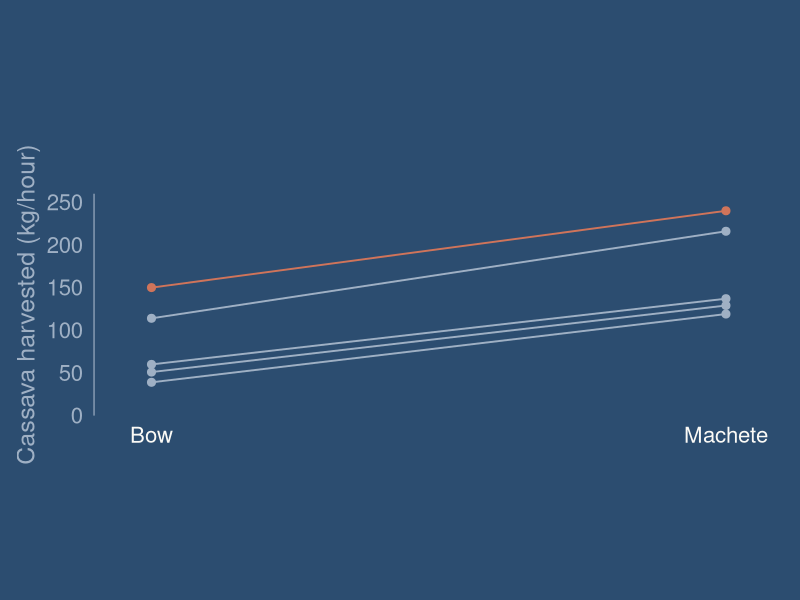
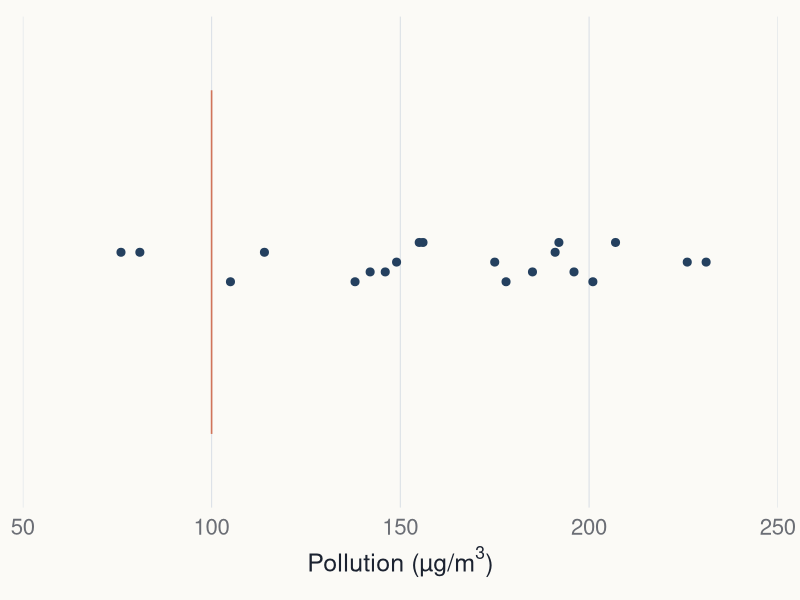
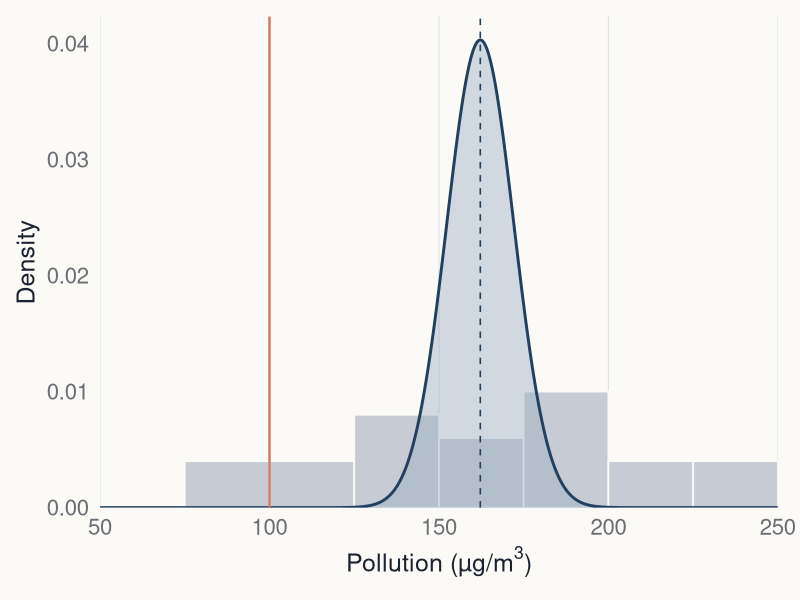
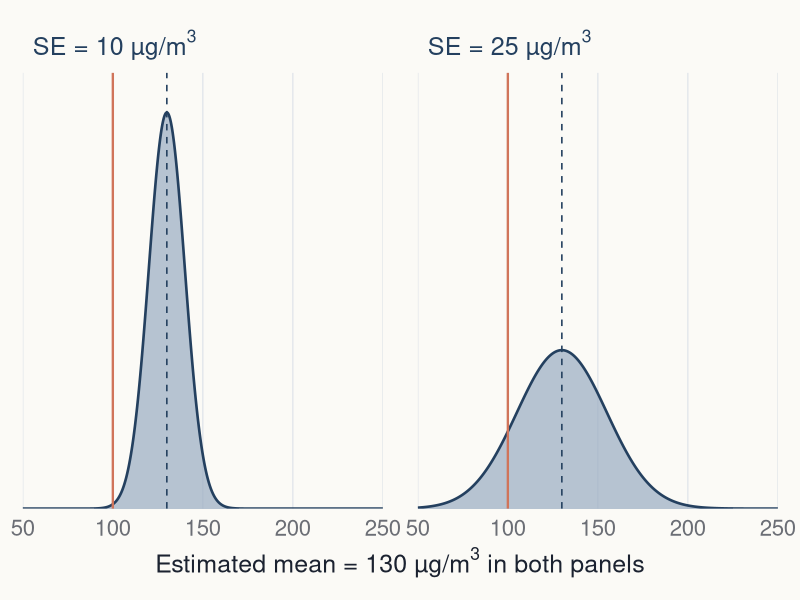
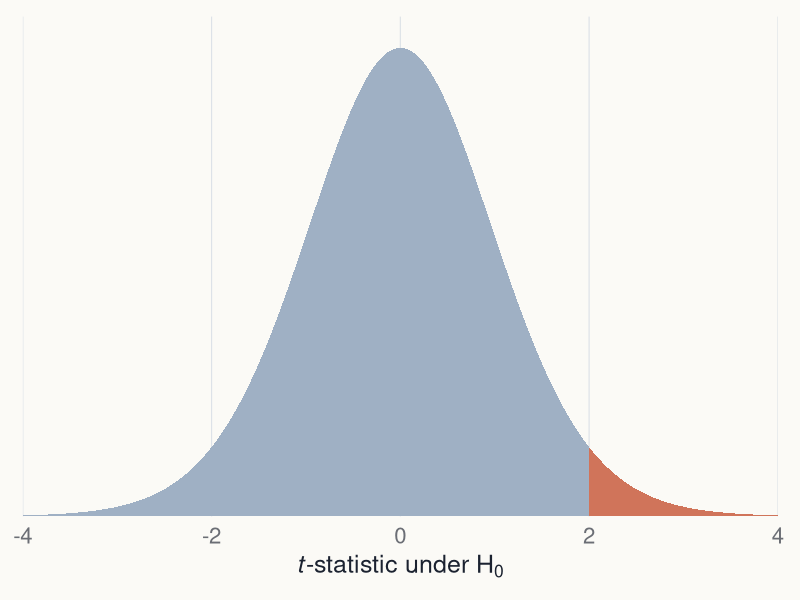
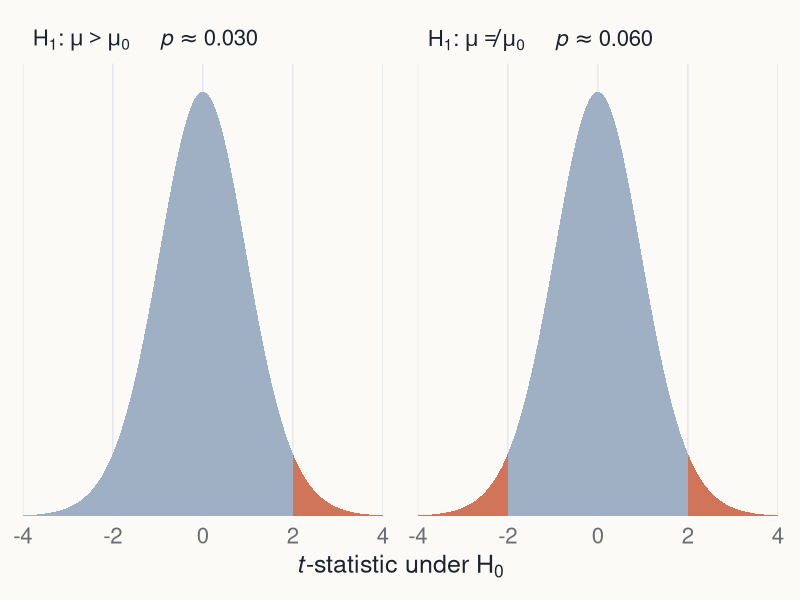
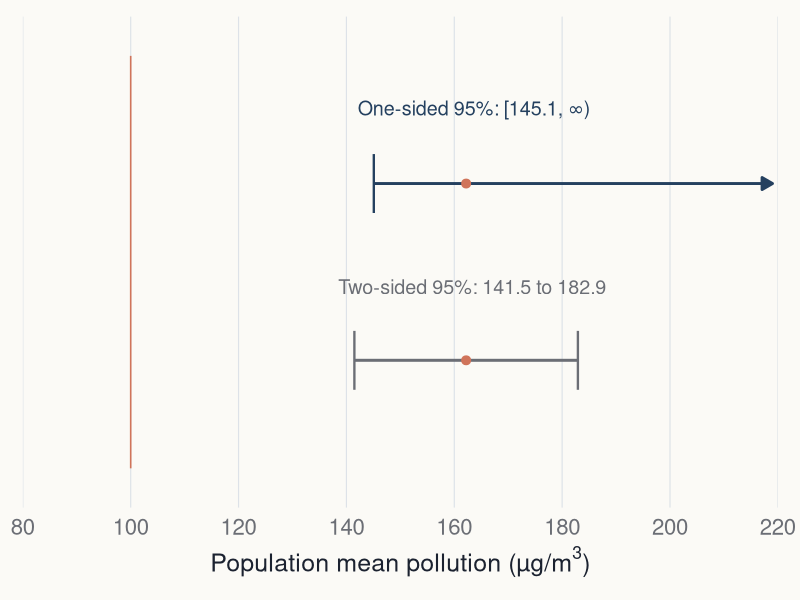
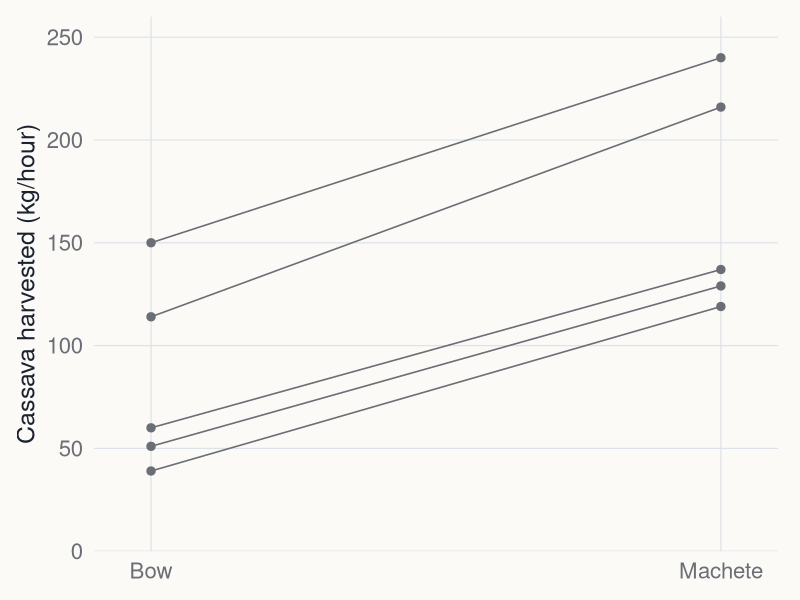

Reproduce these figures in R, in order.
# BB852 t-test lecture: R code for every statistical figure
# -----------------------------------------------------------
# Recreates the lecture's statistical figures in ggplot2, using the BB852
# theme shared with the other lecture_figures generators.
#
# Data source:
# https://jonesor.github.io/BB852_Book/t-test-comparing-two-means.html
# Reaction times: classData.csv, Year 2019, recorded Gender Female/Male.
# The data are typed in below so the script needs no external files.
#
# Run from the repository root:
# source("lecture_figures/t-tests/generate_figures.R")
#
# PNG files are written to lecture_figures/t-tests/output/<layout>/.
# Each ggplot object is also retained in the named list `plots`.
# Object and file names use the slide numbers of the current lecture deck
# (BB852_t_tests_Context_Data_Analysis), e.g. plots$slide_23_reaction_times.
#
# Labels use plotmath (e.g. m^3, H[0], mu) and \u escapes (e.g. \u00b5, the
# micro sign) rather than typed Unicode symbols, so the script stays plain ASCII.
# Pollution values are concentrations in air, in micrograms per cubic metre.


# Load packages -----------------------------------------------------------

library(ggplot2)
library(ragg)


# Define the BB852 theme and export functions -----------------------------
# Palette and theme match lecture_figures/randomisation_tests.

bb852 <- list(
  bg       = "#FBFAF6",
  text     = "#1B2230",
  muted    = "#6B6E75",
  grid     = "#DDE2E8",
  axis     = "#BCC6D2",
  slate    = "#24405F",
  coral    = "#D0745A",
  teal     = "#2A7F76",
  grey     = "#6B6E75",
  light    = "#9FB0C4",
  panel    = "#EDEFF1",
  cover    = "#2C4D70"
)

available_fonts <- unique(systemfonts::system_fonts()$family)
bb852_font <- if ("Avenir Next" %in% available_fonts) {
  "Avenir Next"
} else {
  "Helvetica"
}

theme_bb852 <- function(
    base_size = 18,
    base_family = bb852_font
) {
  theme_minimal(
    base_size = base_size,
    base_family = base_family
  ) +
    theme(
      plot.background = element_rect(
        fill = bb852$bg, colour = NA
      ),
      panel.background = element_rect(
        fill = bb852$bg, colour = NA
      ),
      panel.grid.major = element_line(
        colour = bb852$grid, linewidth = 0.4
      ),
      panel.grid.minor = element_blank(),
      axis.title = element_text(
        colour = bb852$text, size = base_size
      ),
      axis.text = element_text(
        colour = bb852$muted, size = base_size - 2
      ),
      axis.ticks = element_blank(),
      legend.position = "none",
      strip.text = element_text(
        colour = bb852$text,
        size = base_size - 2,
        face = "bold",
        hjust = 0
      ),
      plot.title = element_blank(),
      plot.subtitle = element_blank(),
      plot.caption = element_blank(),
      plot.margin = margin(12, 16, 12, 12)
    )
}

# Horizontal displays without a meaningful y-axis.
no_y_axis <- function() {
  theme(
    axis.title.y = element_blank(),
    axis.text.y = element_blank(),
    panel.grid.major.y = element_blank()
  )
}

# Sizes (inches) match the figure placeholders in the BB852 slide theme.
bb852_sizes <- list(
  full     = c(11.73, 3.95),
  takeaway = c(7.40, 4.25),
  half     = c(5.57, 4.25),
  cover    = c(5.43, 7.50)
)

output_root <- file.path("lecture_figures", "t-tests", "output")

save_bb852 <- function(plot, filename, layout = "half", bg = bb852$bg) {
  size <- bb852_sizes[[layout]]
  if (is.null(size)) {
    stop(
      "layout must be one of: ",
      paste(names(bb852_sizes), collapse = ", ")
    )
  }
  output_directory <- file.path(output_root, layout)
  dir.create(output_directory, recursive = TRUE, showWarnings = FALSE)
  ggsave(
    file.path(output_directory, paste0(filename, ".png")),
    plot,
    width = size[1],
    height = size[2],
    units = "in",
    dpi = 300,
    device = ragg::agg_png,
    bg = bg
  )
  invisible(filename)
}


# Data ----------------------------------------------------------------------

pollution <- data.frame(ugm3 = c(
  105, 196, 226, 81, 156, 201, 142, 149, 191, 192,
  178, 185, 231, 76, 207, 138, 146, 175, 114, 155
))
# This is a hypothetical teaching threshold, not a regulatory standard.
threshold <- 100

wide <- data.frame(
  subjectID = 1:5,
  bow = c(39, 114, 150, 51, 60),
  machete = c(119, 216, 240, 129, 137)
)
wide$difference <- wide$machete - wide$bow
paired_long <- rbind(
  data.frame(subjectID = wide$subjectID, tool = "Bow", amount = wide$bow),
  data.frame(subjectID = wide$subjectID, tool = "Machete", amount = wide$machete)
)
paired_long$tool <- factor(paired_long$tool, levels = c("Bow", "Machete"))

female <- c(.2828, .3822, .259, .364, .3226, .306, .3, .294, .313,
            .28, .4022, .3968, .5738, .417, .273, .3314, .385, .388)
male <- c(.251, .31, .265, .2938, .258, .235, .2914, .2644,
          .37, .291, .44, .317, .3321, .368, .267)
reaction <- data.frame(
  Gender = factor(rep(c("Female", "Male"), c(length(female), length(male))),
                  levels = c("Female", "Male")),
  Reaction = c(female, male)
)

# Compute results directly rather than typing rounded values into figures.
pollution_test <- t.test(pollution$ugm3, mu = threshold, alternative = "greater")
paired_test <- t.test(wide$machete, wide$bow, paired = TRUE)
reaction_test <- t.test(Reaction ~ Gender, data = reaction, var.equal = FALSE)
mean_difference_ms <- unname(reaction_test$estimate[1] - reaction_test$estimate[2]) * 1000
reaction_ci_ms <- unname(reaction_test$conf.int) * 1000

plots <- list()


# Slide 1: title-slide chart --------------------------------------------------
# The full image fills the right-hand cover placeholder. The large top/bottom
# margins place the chart centrally, as in the PowerPoint.

cover_data <- paired_long
cover_data$highlight <- ifelse(cover_data$subjectID == 3, "highlight", "other")
plots$slide_01_cover <- ggplot(cover_data, aes(tool, amount, group = subjectID,
                                               colour = highlight)) +
  geom_line(linewidth = 0.65) +
  geom_point(size = 2.4) +
  scale_colour_manual(values = c(highlight = bb852$coral, other = bb852$light)) +
  scale_y_continuous(limits = c(0, 260), breaks = seq(0, 250, 50),
                     expand = expansion(mult = 0)) +
  scale_x_discrete(expand = expansion(add = 0.1)) +
  labs(x = NULL, y = "Cassava harvested (kg/hour)") +
  theme_bb852() +
  theme(
    plot.background = element_rect(fill = bb852$cover, colour = NA),
    panel.background = element_rect(fill = bb852$cover, colour = NA),
    panel.grid.major = element_blank(),
    axis.line.y = element_line(colour = bb852$light, linewidth = 0.4),
    axis.title = element_text(colour = bb852$light),
    axis.text.y = element_text(colour = bb852$light),
    axis.text.x = element_text(colour = bb852$bg),
    plot.margin = margin(140, 12, 110, 12)
  )


# Slide 6: raw pollution measurements ----------------------------------------
# Deterministic vertical offsets reproduce the presentation without random jitter.

pollution$offset <- .46 + ((seq_len(nrow(pollution)) - 1) %% 5) * .02
plots$slide_06_pollution <-ggplot(pollution, aes(ugm3, offset)) +
  annotate("segment", x = threshold, xend = threshold, y = .15, yend = .85,
           colour = bb852$coral, linewidth = .55) +
  geom_point(colour = bb852$slate, size = 2.4) +
  scale_x_continuous(limits = c(50, 250), breaks = seq(50, 250, 50),
                     expand = expansion(mult = 0)) +
  scale_y_continuous(limits = c(0, 1), expand = expansion(mult = 0)) +
  labs(x = expression("Pollution (\u00b5g/m"^3 * ")"), y = NULL) +
  theme_bb852() + no_y_axis()


# Slide 7: spread of the data versus uncertainty in the mean ------------------
# Grey bars: density-scaled histogram of the 20 measurements (variation among
# observations, SD). Blue curve: normal approximation to the sampling
# distribution of the mean, centred on the estimate with width SE. Both layers
# are densities so they share the y-axis. The curve is NOT a fit to the raw
# data and NOT the null distribution used for the test.

pollution_sd <- sd(pollution$ugm3)
pollution_se <- pollution_sd / sqrt(nrow(pollution))
pollution_xbar <- mean(pollution$ugm3)
x_grid <- seq(50, 250, by = .25)
se_curve <- data.frame(
  x = x_grid,
  density = dnorm(x_grid, mean = pollution_xbar, sd = pollution_se)
)
plots$slide_07_uncertainty_in_mean <- ggplot() +
  geom_histogram(
    data = pollution, aes(ugm3, after_stat(density)),
    breaks = seq(50, 250, 25), closed = "right",
    fill = "#C7CCD4", colour = bb852$bg, linewidth = .6
  ) +
  geom_area(data = se_curve, aes(x, density),
            fill = bb852$light, alpha = .45, colour = NA) +
  geom_line(data = se_curve, aes(x, density),
            colour = bb852$slate, linewidth = 1) +
  geom_vline(xintercept = threshold, colour = bb852$coral, linewidth = .8) +
  geom_vline(xintercept = pollution_xbar, colour = bb852$slate,
             linewidth = .55, linetype = "dashed") +
  scale_x_continuous(limits = c(50, 250), breaks = seq(50, 250, 50),
                     expand = expansion(mult = 0)) +
  scale_y_continuous(breaks = seq(0, .04, .01),
                     labels = function(z) sprintf("%.2f", z),
                     expand = expansion(mult = c(0, .05))) +
  labs(x = expression("Pollution (\u00b5g/m"^3 * ")"), y = "Density") +
  theme_bb852() +
  theme(panel.grid.major.y = element_blank())


# Slide 9: same estimated mean, different standard errors -------------------
# Hypothetical estimates (not the pollution data): mean 130 in both panels,
# SE 10 (left) and 25 (right). Signal 30, so signal/noise = 3 and 1.2.

same_mean <- 130
se_values <- c(10, 25)
se_labels <- sprintf('"SE = %d \u00b5g/m"^3', se_values)
se_panels <- do.call(rbind, lapply(seq_along(se_values), function(i) {
  data.frame(
    x = x_grid,
    density = dnorm(x_grid, mean = same_mean, sd = se_values[i]),
    panel = se_labels[i]
  )
}))
se_panels$panel <- factor(se_panels$panel, levels = se_labels)
plots$slide_09_same_mean_different_se <- ggplot(se_panels, aes(x, density)) +
  geom_area(fill = bb852$light, alpha = .75, colour = NA) +
  geom_line(colour = bb852$slate, linewidth = .9) +
  geom_vline(xintercept = threshold, colour = bb852$coral, linewidth = .8) +
  geom_vline(xintercept = same_mean, colour = bb852$slate,
             linewidth = .55, linetype = "dashed") +
  facet_wrap(~panel, nrow = 1, labeller = label_parsed) +
  scale_x_continuous(limits = c(50, 250), breaks = seq(50, 250, 50),
                     expand = expansion(mult = 0)) +
  scale_y_continuous(expand = expansion(mult = c(0, .1))) +
  labs(x = expression("Estimated mean = 130 \u00b5g/m"^3 * " in both panels"),
       y = NULL) +
  theme_bb852() + no_y_axis() +
  theme(
    strip.text = element_text(colour = bb852$slate, face = "plain",
                              size = 18, hjust = 0),
    panel.spacing = grid::unit(.35, "in")
  )


# Slides 11 and 12: null t-distributions -------------------------------------
# These figures illustrate t = 2 with 19 d.f., NOT the pollution t = 6.28.
# Using a fine grid gives smooth curves; shading counts the specified tail(s).

t_df <- 19
observed_t <- 2
t_grid <- seq(-4, 4, by = .005)
t_curve <- data.frame(t = t_grid, density = dt(t_grid, df = t_df))
p_one <- pt(observed_t, df = t_df, lower.tail = FALSE)
p_two <- 2 * pt(abs(observed_t), df = t_df, lower.tail = FALSE)

t_axis_label <- expression(italic(t) * "-statistic under " * H[0])

plot_t_tails <- function(two_sided = FALSE) {
  selected <- if (two_sided) abs(t_curve$t) >= observed_t else t_curve$t >= observed_t
  tails <- t_curve[selected, ]
  # Separate the left and right polygons so a two-sided fill does not bridge zero.
  tails$tail <- ifelse(tails$t < 0, "left", "right")
  ggplot(t_curve, aes(t, density)) +
    geom_area(fill = bb852$light, colour = NA) +
    geom_area(data = tails, aes(group = tail), fill = bb852$coral, colour = NA) +
    scale_x_continuous(limits = c(-4, 4), breaks = seq(-4, 4, 2),
                       expand = expansion(mult = 0)) +
    scale_y_continuous(limits = c(0, .42), expand = expansion(mult = 0)) +
    labs(x = t_axis_label, y = NULL) +
    theme_bb852() + no_y_axis()
}
plots$slide_11_null_distribution <- plot_t_tails()

# Both panels in a single wide image. Headings are plotmath strings built
# from the computed p-values.
panel_labels <- c(
  sprintf('H[1]*":"~mu > mu[0]~~~~~italic(p) %%~~%% "%.3f"', p_one),
  sprintf('H[1]*":"~mu != mu[0]~~~~~italic(p) %%~~%% "%.3f"', p_two)
)
two_panels <- rbind(
  transform(t_curve, panel = panel_labels[1]),
  transform(t_curve, panel = panel_labels[2])
)
two_panels$panel <- factor(two_panels$panel, levels = panel_labels)
shaded <- two_panels[
  (two_panels$panel == panel_labels[1] & two_panels$t >= observed_t) |
  (two_panels$panel == panel_labels[2] & abs(two_panels$t) >= observed_t), ]
shaded$tail <- ifelse(shaded$t < 0, "left", "right")
plots$slide_12_one_and_two_sided <-ggplot(two_panels, aes(t, density)) +
  geom_area(fill = bb852$light, colour = NA) +
  geom_area(data = shaded, aes(group = tail), fill = bb852$coral, colour = NA) +
  facet_wrap(~panel, nrow = 1, labeller = label_parsed) +
  scale_x_continuous(limits = c(-4, 4), breaks = seq(-4, 4, 2),
                     expand = expansion(mult = 0)) +
  scale_y_continuous(limits = c(0, .42), expand = expansion(mult = 0)) +
  labs(x = t_axis_label, y = NULL) +
  theme_bb852() + no_y_axis() +
  theme(panel.spacing = grid::unit(.35, "in"))


# Slide 14: one-sided versus two-sided 95% confidence intervals ---------------
# The one-sided test (alternative = "greater") gives the interval [L, Inf): an
# arrowhead at the display limit signals that it has no finite upper end. The
# two-sided interval from t.test(..., mu = 100) is shown below it for contrast.

lower_bound <- unname(pollution_test$conf.int[1])
pollution_mean <- unname(pollution_test$estimate)
two_sided_ci <- unname(t.test(pollution$ugm3, mu = threshold)$conf.int)
y_one <- .66
y_two <- .30
label_one <- sprintf('"One-sided 95%%: [%.1f, " * infinity * ")"', lower_bound)
label_two <- sprintf('"Two-sided 95%%: %.1f to %.1f"', two_sided_ci[1], two_sided_ci[2])
plots$slide_14_lower_bound <- ggplot() +
  annotate("segment", x = threshold, xend = threshold, y = .08, yend = .92,
           colour = bb852$coral, linewidth = .55) +
  # One-sided interval: lower bound only, open towards +Inf
  annotate("segment", x = lower_bound, xend = 219, y = y_one, yend = y_one,
           colour = bb852$slate, linewidth = 1,
           arrow = grid::arrow(length = grid::unit(.12, "in"), type = "closed")) +
  annotate("segment", x = lower_bound, xend = lower_bound,
           y = y_one - .06, yend = y_one + .06,
           colour = bb852$slate, linewidth = .8) +
  annotate("point", x = pollution_mean, y = y_one, colour = bb852$coral, size = 2.7) +
  annotate("text", x = lower_bound - 3, y = y_one + .15, label = label_one,
           parse = TRUE, hjust = 0, family = bb852_font, colour = bb852$slate,
           size = 5) +
  # Two-sided interval: both limits
  annotate("segment", x = two_sided_ci[1], xend = two_sided_ci[2],
           y = y_two, yend = y_two, colour = bb852$grey, linewidth = 1) +
  annotate("segment", x = two_sided_ci, xend = two_sided_ci,
           y = y_two - .06, yend = y_two + .06,
           colour = bb852$grey, linewidth = .8) +
  annotate("point", x = pollution_mean, y = y_two, colour = bb852$coral, size = 2.7) +
  annotate("text", x = two_sided_ci[1] - 3, y = y_two + .15, label = label_two,
           parse = TRUE, hjust = 0, family = bb852_font, colour = bb852$grey,
           size = 5) +
  scale_x_continuous(limits = c(80, 220), breaks = seq(80, 220, 20),
                     expand = expansion(mult = 0)) +
  scale_y_continuous(limits = c(0, 1), expand = expansion(mult = 0)) +
  labs(x = expression("Population mean pollution (\u00b5g/m"^3 * ")"), y = NULL) +
  theme_bb852() + no_y_axis()


# Slide 17: paired tool-use measurements -------------------------------------

plots$slide_17_paired_measurements <- ggplot(
  paired_long, aes(tool, amount, group = subjectID)
) +
  geom_line(colour = bb852$grey, linewidth = .55) +
  geom_point(colour = bb852$grey, size = 2.5) +
  scale_x_discrete(expand = expansion(add = .1)) +
  scale_y_continuous(limits = c(0, 260), breaks = seq(0, 250, 50),
                     expand = expansion(mult = 0)) +
  labs(x = NULL, y = "Cassava harvested (kg/hour)") +
  theme_bb852()


# Slide 18: five independent within-person differences -----------------------
# Grey line: null value (difference = 0). Coral line: mean difference.

plots$slide_18_paired_differences <- ggplot(wide, aes(subjectID, difference)) +
  geom_hline(yintercept = 0, colour = bb852$grey, linewidth = .55) +
  geom_hline(yintercept = mean(wide$difference), colour = bb852$coral, linewidth = .55) +
  geom_point(colour = bb852$slate, size = 2.4) +
  scale_x_continuous(limits = c(1, 5), breaks = 1:5, expand = expansion(add = .3)) +
  # A small lower expansion keeps the zero line fully visible.
  scale_y_continuous(limits = c(0, 120), breaks = seq(0, 120, 20),
                     expand = expansion(add = c(2, 0))) +
  labs(x = "Participant", y = expression(Machete - "bow (kg/hour)")) +
  theme_bb852()


# Slide 23: independent reaction-time groups ---------------------------------
# Identical horizontal offsets to the slide, calculated separately per group.

reaction$x_position <- c(
  1 + (((seq_along(female) - 1) * 7) %% 11 - 5) * .018,
  2 + (((seq_along(male) - 1) * 7) %% 11 - 5) * .018
)
plots$slide_23_reaction_times <-ggplot(reaction, aes(x_position, Reaction, colour = Gender)) +
  geom_point(size = 2.4) +
  scale_colour_manual(values = c(Female = bb852$slate, Male = bb852$grey)) +
  scale_x_continuous(limits = c(.5, 2.5), breaks = c(1, 2), labels = c("Female", "Male"),
                     expand = expansion(mult = 0)) +
  scale_y_continuous(limits = c(.2, .65), breaks = seq(.2, .6, .1),
                     labels = function(z) sprintf("%.1f", z), expand = expansion(mult = 0)) +
  labs(x = NULL, y = "Reaction time (seconds)") +
  theme_bb852() +
  theme(panel.grid.major.x = element_blank())


# Slide 26: mean difference and two-sided 95% confidence interval --------------
# Difference is Female minus Male, matching the order in t.test(Reaction ~ Gender).

plots$slide_26_effect_and_ci <-ggplot() +
  annotate("segment", x = 0, xend = 0, y = .2, yend = .8,
           colour = bb852$grey, linewidth = .55) +
  annotate("segment", x = reaction_ci_ms[1], xend = reaction_ci_ms[2], y = .5, yend = .5,
           colour = bb852$slate, linewidth = 1) +
  annotate("segment", x = reaction_ci_ms, xend = reaction_ci_ms,
           y = .44, yend = .56, colour = bb852$slate, linewidth = .65) +
  annotate("point", x = mean_difference_ms, y = .5, colour = bb852$coral, size = 2.7) +
  scale_x_continuous(limits = c(-20, 100), breaks = seq(-20, 100, 20),
                     expand = expansion(mult = 0)) +
  scale_y_continuous(limits = c(0, 1), expand = expansion(mult = 0)) +
  labs(x = expression(Female - "male reaction time (milliseconds)"), y = NULL) +
  theme_bb852() + no_y_axis()


# Export every figure --------------------------------------------------------

layouts <- c(
  slide_01_cover = "cover",
  slide_06_pollution = "half",
  slide_07_uncertainty_in_mean = "half",
  slide_09_same_mean_different_se = "full",
  slide_11_null_distribution = "half",
  slide_12_one_and_two_sided = "full",
  slide_14_lower_bound = "half",
  slide_17_paired_measurements = "takeaway",
  slide_18_paired_differences = "half",
  slide_23_reaction_times = "half",
  slide_26_effect_and_ci = "half"
)
stopifnot(setequal(names(layouts), names(plots)))

for (name in names(plots)) {
  save_bb852(
    plots[[name]], name,
    layout = layouts[[name]],
    bg = if (layouts[[name]] == "cover") bb852$cover else bb852$bg
  )
}

message("Saved ", length(plots), " figures to: ", normalizePath(output_root))
